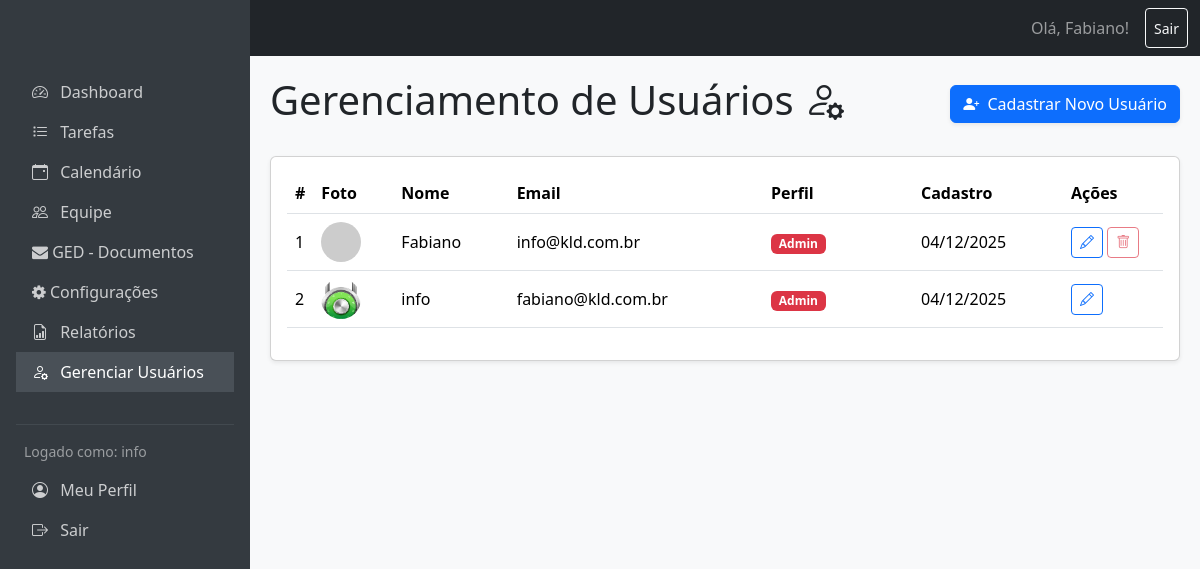
The page /usuarios.php (signed in) on the database its author committed.
### tables this page shows
CREATE TABLE `usuarios` (
  `id` int(11) NOT NULL,
  `nome` varchar(100) NOT NULL,
  `email` varchar(100) NOT NULL,
  `senha_hash` varchar(255) NOT NULL,
  `perfil` enum('admin','user') NOT NULL DEFAULT 'user',
  `foto_perfil_url` varchar(255) DEFAULT NULL,
  `data_cadastro` timestamp NOT NULL DEFAULT CURRENT_TIMESTAMP
);

### usuarios.php (the view, shortened to what this page needs)
<?php
include 'header.php';
include 'sidebar.php';
require_once 'conexao.php';
try {
    $sql = "SELECT id, nome, email, perfil, foto_perfil_url, data_cadastro FROM usuarios ORDER BY perfil DESC, nome ASC";
    $stmt = $pdo->query($sql);
    $usuarios = $stmt->fetchAll();
} catch (\PDOException $e) {
    $usuarios = [];
    display_alert('erro', 'Erro ao carregar a lista de usuários.');
}
?>
<div id="main-content">
    <div class="d-flex justify-content-between align-items-center mb-4">
        <h1>Gerenciamento de Usuários <i class="bi bi-person-gear"></i></h1>
		<a href="perfil.php?id=novo" class="btn btn-primary shadow-sm"><i class="bi bi-person-plus-fill me-1"></i> Cadastrar Novo Usuário</a>
    </div>
    <div class="card shadow-sm">
        <div class="card-body">
            <div class="table-responsive">
                <table class="table table-hover align-middle">
                    <thead>
                        <tr>
                            <th style="width: 20px;">#</th>
                            <th style="width: 80px;">Foto</th>
                            <th>Nome</th>
                            <th>Email</th>
                            <th style="width: 150px;">Perfil</th>
                            <th style="width: 150px;">Cadastro</th>
                            <th style="width: 100px;">Ações</th>
                        </tr>
                    </thead>
                    <tbody>
                        <?php if (empty($usuarios)): ?>
                            <tr><td colspan="7" class="text-center text-muted">Nenhum usuário cadastrado.</td></tr>
                        <?php else: ?>
                            <?php foreach ($usuarios as $usuario): ?>
                                <?php
                                    $foto_src = !empty($usuario['foto_perfil_url']) && file_exists($usuario['foto_perfil_url'])
                                                ? htmlspecialchars($usuario['foto_perfil_url'])
                                                : "https://via.placeholder.com/50/ADB5BD/FFFFFF?text=U";
                                    $badge_class = $usuario['perfil'] === 'admin' ? 'text-bg-danger' : 'text-bg-info';
                                ?>
                                <tr>
                                    <td><?= htmlspecialchars($usuario['id']) ?></td>
                                    <td><img src="<?= $foto_src ?>" class="rounded-circle" style="width: 40px; height: 40px; object-fit: cover;"></td>
                                    <td><?= htmlspecialchars($usuario['nome']) ?></td>
                                    <td><?= htmlspecialchars($usuario['email']) ?></td>
                                    <td><span class="badge <?= $badge_class ?>"><?= ucfirst($usuario['perfil']) ?></span></td>
                                    <td><?= date('d/m/Y', strtotime($usuario['data_cadastro'])) ?></td>
                                    <td>
                                        <a href="perfil.php?id=<?= $usuario['id'] ?>" class="btn btn-sm btn-outline-primary" title="Editar"><i class="bi bi-pencil"></i></a>
                                        <?php if ($usuario['id'] != $_SESSION['usuario_id']):  ?>
                                        <button class="btn btn-sm btn-outline-danger" title="Excluir" disabled><i class="bi bi-trash"></i></button>
                                        <?php endif; ?>
                                    </td>
                                </tr>
                            <?php endforeach; ?>
                        <?php endif; ?>
                    </tbody>
                </table>
            </div>
        </div>
    </div>
</div>
</body>
</html>

### header.php (shortened to what this page needs)
<!DOCTYPE html>
<html lang="pt-br">
<head>
    <link href="https://cdn.jsdelivr.net/npm/bootstrap@5.3.3/dist/css/bootstrap.min.css" rel="stylesheet">
    <link rel="stylesheet" href="https://cdn.jsdelivr.net/npm/bootstrap-icons@1.11.3/font/bootstrap-icons.min.css">
    <link rel="stylesheet" href="https://cdnjs.cloudflare.com/ajax/libs/font-awesome/4.7.0/css/font-awesome.min.css">
</head>
<body>
<nav class="navbar navbar-dark bg-dark fixed-top">
    <div class="container-fluid">
        <a class="navbar-brand" href="index.php">
            <span class="d-none d-sm-inline">Sistema FAB-v3</span>
        </a>
        <div class="d-flex">
            <span class="navbar-text me-3 d-none d-md-inline">Olá, Fabiano!</span>
            <button class="btn btn-outline-light btn-sm" type="button">Sair</button>
        </div>
    </div>
</nav>

### sidebar.php
<?php
$current_page = basename($_SERVER['PHP_SELF']);
$usuario_logado = $_SESSION['usuario_nome'] ?? 'Visitante';
$perfil_logado = $_SESSION['usuario_perfil'] ?? 'user';
?>
<div id="sidebar">
    <ul class="nav flex-column p-3">
        <li class="nav-item">
            <a class="nav-link <?= $current_page == 'index.php' ? 'active' : '' ?>" href="index.php">
                <i class="bi bi-speedometer2 me-2"></i> Dashboard
            </a>
        </li>
        <li class="nav-item">
            <a class="nav-link <?= $current_page == 'listagem_registros.php' ? 'active' : '' ?>" href="listagem_registros.php">
                <i class="bi bi-list-task me-2"></i> Tarefas
            </a>
        </li>
		        <li class="nav-item">
            <a class="nav-link <?= $current_page == 'calendario.php' ? 'active' : '' ?>" href="calendario.php">
                <i class="bi bi-calendar-event me-2"></i> Calendário
            </a>
        </li>
        <li class="nav-item">
            <a class="nav-link <?= $current_page == 'equipe.php' ? 'active' : '' ?>" href="equipe.php">
                <i class="bi bi-people me-2"></i> Equipe
            </a>
        </li>
<ul class="nav flex-column">
    <li class="nav-item">
        <a class="nav-link" href="ged.php">
            <i class="fa fa-envelope" aria-hidden="true"></i>
            GED - Documentos
        </a>
    </li>
    <li class="nav-item">
        <a class="nav-link" href="configuracao.php">
            <i class="fa fa-cog" aria-hidden="true"></i>
            Configurações
        </a>
    </li>
    </ul>
<a class="nav-link <?= $current_page == 'relatorios.php' ? 'active' : '' ?>" href="relatorios.php">
    <i class="bi bi-file-earmark-bar-graph me-2"></i> Relatórios
</a>
        <?php if ($perfil_logado === 'admin'):  ?>
        <li class="nav-item">
            <a class="nav-link <?= $current_page == 'usuarios.php' ? 'active' : '' ?>" href="usuarios.php">
                <i class="bi bi-person-gear me-2"></i> Gerenciar Usuários
            </a>
        </li>
        <?php endif; ?>
        <li class="nav-item mt-3">
            <hr class="text-secondary">
            <span class="d-block text-white-50 p-2 pt-0 small">Logado como: <?= htmlspecialchars($usuario_logado) ?></span>
            <a class="nav-link <?= $current_page == 'perfil.php' ? 'active' : '' ?>" href="perfil.php">
                <i class="bi bi-person-circle me-2"></i> Meu Perfil
            </a>
            <a class="nav-link" href="logout.php">
                <i class="bi bi-box-arrow-right me-2"></i> Sair
            </a>
        </li>
    </ul>
</div>

### header.php (style rules this page uses)
:root { --sidebar-width: 250px; }
body { background-color: #f8f9fa; }
#sidebar { width: var(--sidebar-width); min-height: 100vh; position: fixed; top: 0; left: 0; padding-top: 56px; background-color: #343a40; color: white; z-index: 1030; }
#main-content { margin-left: var(--sidebar-width); padding: 20px; padding-top: 76px; }
.nav-link { color: rgba(255, 255, 255, 0.75); }
.nav-link.active, .nav-link:hover { color: white; background-color: #495057; }

### rows shown on the page
usuarios: id "1", nome "Fabiano", email "info@kld.com.br", perfil "Admin", data_cadastro "04/12/2025"
usuarios: id "2", foto_perfil_url (picture), nome "info", email "fabiano@kld.com.br", perfil "Admin", data_cadastro "04/12/2025"

### other values the page prints
$usuario_logado "info"
